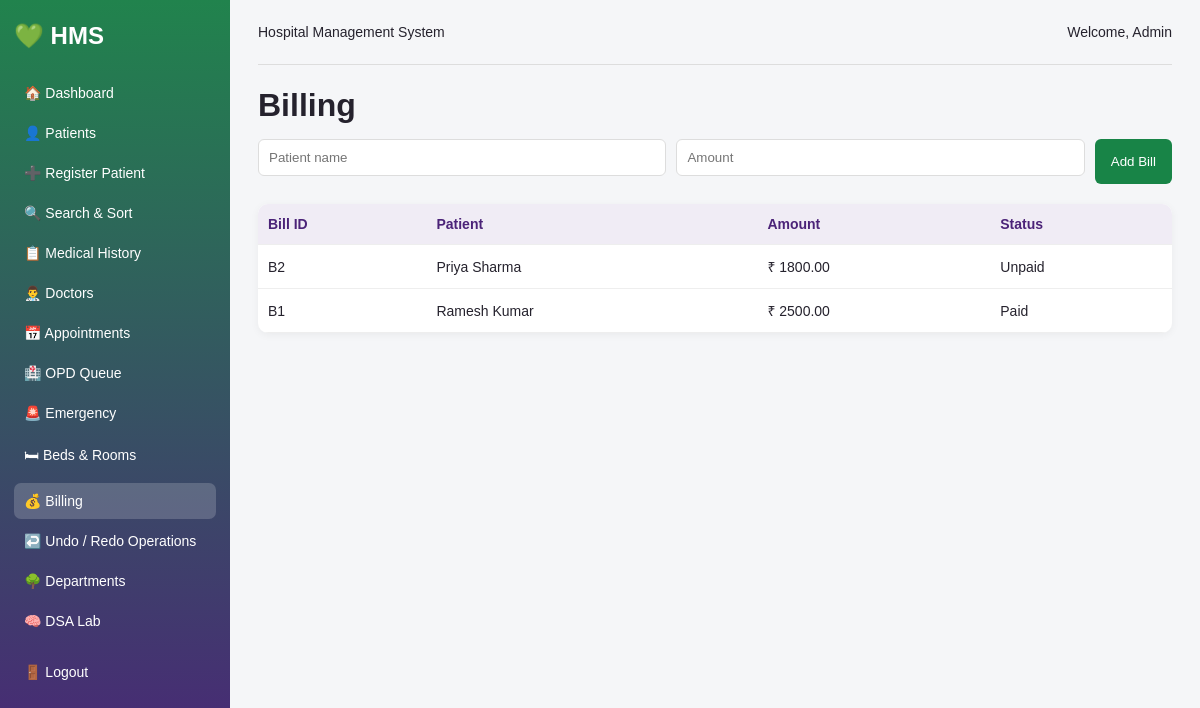
The app's page /billing.php (signed in) with its own data.
### tables this page shows
CREATE TABLE bills (
    id INT AUTO_INCREMENT PRIMARY KEY,
    patient_name VARCHAR(100),
    amount DECIMAL(10,2),
    status VARCHAR(30) DEFAULT 'Unpaid'
);

### billing.php (the view, shortened to what this page needs)
<?php
require "config.php";
require "header.php";
$result = $conn->query("SELECT * FROM bills ORDER BY id DESC");
?>
<h1>Billing</h1>
<form method="post" class="inline-form">
<input name="patient_name" placeholder="Patient name" required>
<input type="number" step="0.01" name="amount" placeholder="Amount" required>
<button name="add_bill">Add Bill</button>
</form>
<table><tr><th>Bill ID</th><th>Patient</th><th>Amount</th><th>Status</th></tr>
<?php while ($row=$result->fetch_assoc()) { ?><tr><td>B<?php echo $row["id"]; ?></td><td><?php echo htmlspecialchars($row["patient_name"]); ?></td><td>₹ <?php echo $row["amount"]; ?></td><td><?php echo htmlspecialchars($row["status"]); ?></td></tr><?php } ?>
</table>
<?php require "footer.php"; ?>

### style.css (style rules this page uses)
* { box-sizing: border-box; font-family: Arial, sans-serif; }
body { margin: 0; background: #f5f6f8; color: #25222d; }
h1 { margin: 10px 0 5px; }
.quick-actions a, .button, button { background: #188447; color: white; text-decoration: none; border: none; border-radius: 6px; padding: 11px 16px; cursor: pointer; display: inline-block; }
table { width: 100%; border-collapse: collapse; background: white; border-radius: 10px; overflow: hidden; box-shadow: 0 2px 8px rgba(0,0,0,0.05); }
th, td { padding: 12px 10px; text-align: left; border-bottom: 1px solid #eee; font-size: 14px; }
th { background: #f0ecf5; color: #4b2378; }
input, select, textarea { width: 100%; padding: 10px; border: 1px solid #ddd; border-radius: 6px; margin-bottom: 8px; }
.inline-form, .search-bar { display: flex; gap: 10px; margin: 15px 0 20px; flex-wrap: wrap; }
.inline-form input, .inline-form select, .search-bar input, .search-bar select { flex: 1; min-width: 140px; }

### records on screen
bills: id "2", patient_name "Priya Sharma", amount "1800.00", status "Unpaid"
bills: id "1", patient_name "Ramesh Kumar", amount "2500.00", status "Paid"

### other values on screen
$_SESSION["user"] "Admin"
